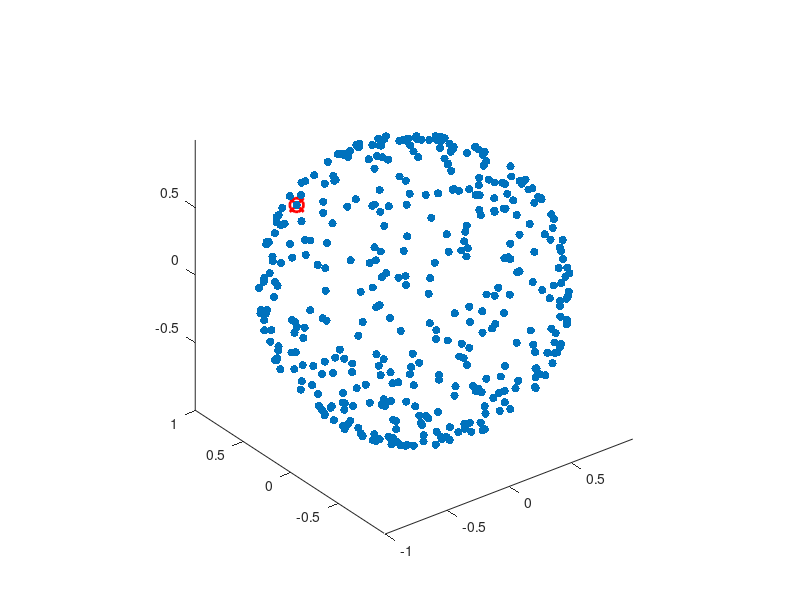

MATLAB code to generate this figure: (Note: this script raises an error after producing the figure.)
%% Initialization
clc; clear all; close all;

% Global Variables
N_SIM = 130;            % number of points in the trajectory generation
LENGTH_R = 400;         % number of points in the distribution
DIM_BOX_SEARCH = 0.05;  % distance defining box region
MAX_ANGLE_DEG = 30;     % maximum allowed trajectory deviation angle in degrees

% Generate random vector of points
r = randn(3, LENGTH_R); % Use a large n
r = r ./ vecnorm(r);
% r2 = r ./ sqrt(sum(r.^2, 1));

% Extract x, y, z coordinates from random vector
x = r(1,:);
y = r(2,:);
z = r(3,:);

% Choose random initial point from vector of random points
% randomInt = randi(LENGTH_R,1);

%figure 1 - Vizualisation of distribution of points on a sphere
scatter3(x, y, z, 'bo', 'filled') %
grid off
axis equal
shading interp
view(3)
hold on;

% Select initial location defined by the randomly chosen point and plot
% first_point = [x(randomInt); y(randomInt); z(randomInt)];
first_point = r(:, randi(LENGTH_R));
plot3(first_point(1), first_point(2), first_point(3), 'rx', 'MarkerSize', 10, 'LineWidth', 2);
plot3(first_point(1), first_point(2), first_point(3), 'ro', 'MarkerSize', 10, 'LineWidth', 2);
hold off;

%% Distance Calculation

% V2: Distance calculation using logical indexing
% Preallocate the distance array with default value
distance = 5 * ones(1, LENGTH_R);

% Logical condition to check proximity within DIM_BOX_SEARCH
in_box = abs(x - first_point(1)) < DIM_BOX_SEARCH | ...
         abs(y - first_point(2)) < DIM_BOX_SEARCH | ...
         abs(z - first_point(3)) < DIM_BOX_SEARCH;

% Calculate distance only for points within the box region
distance(in_box) = sqrt((x(in_box) - first_point(1)).^2 + ...
                        (y(in_box) - first_point(2)).^2 + ...
                        (z(in_box) - first_point(3)).^2);

% Finding and vizualizing the 10 closest points
non_zero_distances = distance > 0; % Logical indexing for non-zero distances
[closest_distances, closest_indices] = mink(distance(non_zero_distances), 10);

% Extract coordinates of the closest points
closest_points_x = x(closest_indices);
closest_points_y = y(closest_indices);
closest_points_z = z(closest_indices);

% Visualize these points
scatter3(closest_points_x, closest_points_y, closest_points_z, 'filled');
title('10 Closest Points');
xlabel('X');
ylabel('Y');
zlabel('Z');

% Store indices of distances corresponding to first 10 points to match
% original code
result = closest_indices(2:end); % NOTE: Figure out why it starts from 2 not 1!!!

%% Second Point

% Generate random index from 1 to number of elements in array of closest
% point, and define the second point from this:

random_index = randi(length(closest_points_x));
second_point = [closest_points_x(random_index); closest_points_y(random_index); closest_points_z(random_index)];

%% First Vector
total_vector = zeros(N_SIM, 6); % Pre-allocate total_vector

first_vector = [second_point(1)-first_point(1);second_point(2)-first_point(2);second_point(3)-first_point(3)];
%quiver3(location(1),location(2),location(3),firstVector(1),firstVector(2),firstVector(3))
total_vector = [first_vector(1),first_vector(2),first_vector(3),first_point(1),first_point(2),first_point(3)]; %running storage of vector and coordinates
%scatter3(secondPoint(1),secondPoint(2),secondPoint(3),'g','filled');
%shg
%% Continuing Path
%scatter3(x,y,z)
%scatter3(location(1),location(2),location(3),'r','x');
%set(gca,'XLim',[-1 1],'YLim',[-1 1],'ZLim',[-1 1]) %%%%%%%%%%%%%%%%%%%%%%%%%%%

next_point = second_point; %starts off code
previous_point = second_point;
last_vector = first_vector;
%clear the plot and replot just the points and second point with first vector, research for new close points
%this should eventually turn into a loop
%shg
%% LOOOOOOP

%% LOOOOOOP
while true
    vectors_to_next = r - previous_point;

    % Compute distances and enforce the box search condition
    distances = vecnorm(vectors_to_next, 2, 1);
    in_box = distances < DIM_BOX_SEARCH;
    distances(~in_box) = inf;  % Ignore points outside the search box

    % Compute cosine of angles and enforce the angle condition
    cosine_angles = dot(vectors_to_next, repmat(last_vector, 1, LENGTH_R), 1) ./ (vecnorm(vectors_to_next, 2, 1) .* norm(last_vector));
    cosine_angles = max(min(cosine_angles, 1), -1);  % Clamp values
    angles = acosd(cosine_angles);  % Convert to degrees

    % Determine valid points by both distance and angle
    valid_points = (angles < MAX_ANGLE_DEG) & (distances < DIM_BOX_SEARCH);

    if all(~valid_points)
        disp('No valid points found under angle and distance constraints.');
        break;  % Exit if no valid points are found
    end

    % Select a valid point ensuring it's not the same as the previous point
    valid_indices = find(valid_points);
    new_point_index = valid_indices(randi(numel(valid_indices)));
    next_point = r(:, new_point_index);

    if all(next_point == previous_point)
        disp('Identical point selected, retrying...');
        continue;  % Retry if the same point is selected
    end

    % Check if the vector to the next point is non-zero
    vector_to_next = next_point - previous_point;
    if norm(vector_to_next) == 0
        disp('Next vector is zero, selecting a new point.');
        continue;  % Ensure the vector is not zero
    end
    
    last_vector = vector_to_next / norm(vector_to_next);  % Normalize the new direction vector
    previous_point = next_point;  % Update the point for the next iteration

    % Visualization
    plot3([previous_point(1), next_point(1)], [previous_point(2), next_point(2)], [previous_point(3), next_point(3)], 'g-');  % Green line for trajectory
    drawnow;  % Update the plot

    if ~ishandle(gcf)  % Stop if the figure is closed
        break;
    end
end




